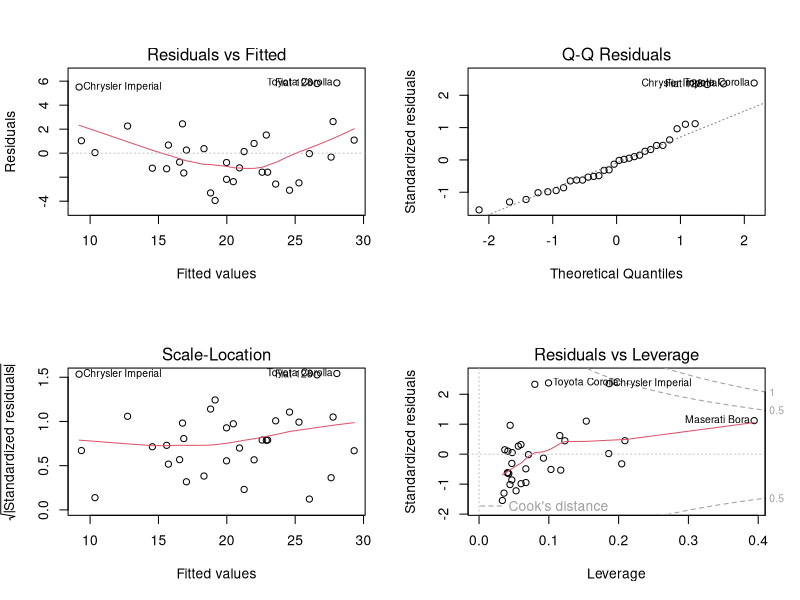

Generate this figure with R:
## ---- chunk 1
m <- lm(mpg ~ wt + hp, data = mtcars)
par(mfrow = c(2, 2))
plot(m)
par(mfrow = c(1, 1))
